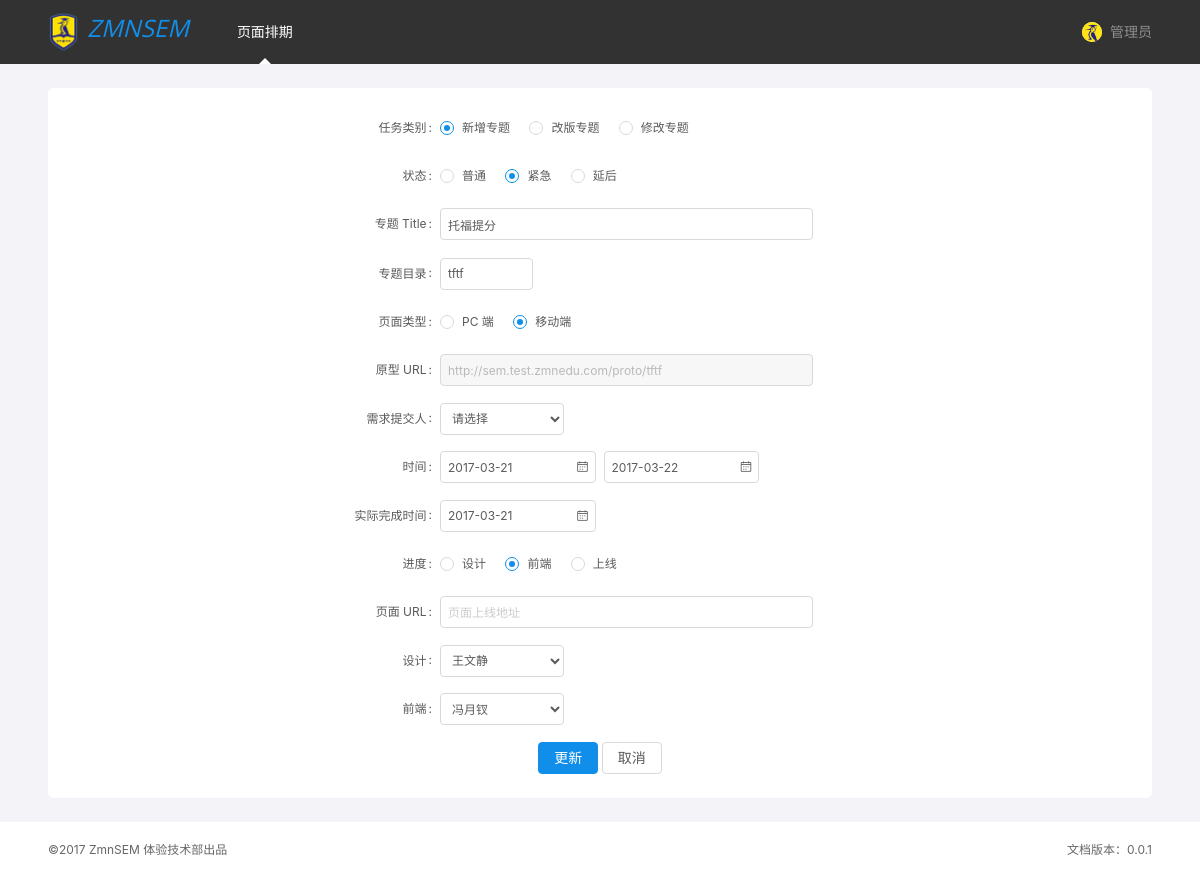
The page /edit.php?id=8 (signed in) on the database its author committed.
### tables this page shows
CREATE TABLE `page_info` (
  `id` int(10) NOT NULL,
  `category` varchar(20) NOT NULL,
  `title` varchar(300) NOT NULL,
  `directory` varchar(20) NOT NULL,
  `type` varchar(20) NOT NULL,
  `proto_url` varchar(150) NOT NULL,
  `page_url` varchar(150) NOT NULL,
  `sponsor` varchar(50) NOT NULL,
  `designer` varchar(50) NOT NULL,
  `coder` varchar(50) NOT NULL,
  `time_submit` varchar(20) NOT NULL,
  `time_start` varchar(20) NOT NULL,
  `time_end` varchar(20) NOT NULL,
  `time_finish` varchar(20) NOT NULL,
  `progress` varchar(20) NOT NULL,
  `year` int(10) NOT NULL,
  `state` varchar(30) NOT NULL
);

### edit.php (the view, shortened to what this page needs)
<?php
    if(!isset($_SESSION['log']) || $_SESSION['log'] == false) {
        echo " <script>location.href='login.php';</script> ";
        header("Content-type:text/html;charset=utf-8");
    } else {
        include_once 'system.inc.php';
        $sql_select = "select * from page_info where id={$_GET['id']}";
        $stmt = $conn->query($sql_select);
        if ($stmt->rowCount() >0) {
            $stu = $stmt->fetch(PDO::FETCH_ASSOC);
        }else{
            die("no have this id:{$_GET['id']}");
        }
    }
?>
<!doctype html>
<html lang="zh-cn">
<head>
<link rel="stylesheet" href="My97DatePicker/skin/WdatePicker.css">
<link rel="stylesheet" href="css/base.css">
<link rel="stylesheet" href="css/app.css">
</head>
<body>
<header class="g-hd">
    <div class="m-nav">
        <div class="g-cnt">
            <a class="logo f-fl" href="/"><img src="images/logo.png" alt="">ZMNSEM</a>
            <ul class="nav-cnt f-fl">
                <li class="nav-item">
                    <h3><a href="index.php">页面排期</a><i></i></h3>
                </li>
            </ul>
            <?php
                if (!isset($_SESSION['log']) || $_SESSION['log'] == false) {
                    echo '<div class="u-user f-fr"><i></i><a href="login.php">登录</a></div>';
                } else {
                    echo '<div class="u-user f-fr"><i><img src="images/user_img.png" alt=""></i>管理员</div>';
                }
            ?>
        </div>
    </div>
</header>
<div class="g-bd g-cnt">
    <div class="m-form m-info">
        <form action="action.php?action=edit" method="post">
            <div class="form-item">
                <div class="ant-col-6 item-label"><label>任务类别</label></div>
                <div class="ant-col-14 item-input">
                    <div class="ant-radio-group">
                        <label class="ant-radio-wrapper"><span class="ant-radio<?php echo ($stu['category'] == '新增专题')? ' ant-radio-checked':'';?>"><span class="ant-radio-inner"></span></span><span>新增专题</span></label>
                        <label class="ant-radio-wrapper"><span class="ant-radio<?php echo ($stu['category'] == '改版专题')? ' ant-radio-checked':'';?>"><span class="ant-radio-inner"></span></span><span>改版专题</span></label>
                        <label class="ant-radio-wrapper"><span class="ant-radio<?php echo ($stu['category'] == '修改专题')? ' ant-radio-checked':'';?>"><span class="ant-radio-inner"></span></span><span>修改专题</span></label>
                    </div>
                </div>
            </div>
            <div class="form-item">
                <div class="ant-col-6 item-label"><label>状态</label></div>
                <div class="ant-col-14 item-input">
                    <div class="ant-radio-group">
                        <label class="ant-radio-wrapper"><span class="ant-radio<?php echo ($stu['state'] == '普通')? ' ant-radio-checked':'';?>"><span class="ant-radio-inner"></span></span><span>普通</span></label>
                        <label class="ant-radio-wrapper"><span class="ant-radio<?php echo ($stu['state'] == '紧急')? ' ant-radio-checked':'';?>"><span class="ant-radio-inner"></span></span><span>紧急</span></label>
                        <label class="ant-radio-wrapper"><span class="ant-radio<?php echo ($stu['state'] == '延后')? ' ant-radio-checked':'';?>"><span class="ant-radio-inner"></span></span><span>延后</span></label>
                    </div>
                </div>
            </div>
            <div class="form-item">
                <div class="ant-col-6 item-label"><label>专题 Title</label></div>
                <div class="ant-col-14 item-input"><input class="ant-input ant-input-lg" type="text" name="title" value="<?php echo $stu['title'];?>" placeholder="标题"></div>
            </div>
            <div class="form-item">
                <div class="ant-col-6 item-label"><label>专题目录</label></div>
                <div class="ant-col-14 item-input">
                    <div class="ant-col-6">
                        <input class="ant-input ant-input-lg directory-input" type="text" name="directory" value="<?php echo $stu['directory'];?>" placeholder="用于页面 url">
                    </div>
                </div>
            </div>
            <div class="form-item">
                <div class="ant-col-6 item-label"><label>页面类型</label></div>
                <div class="ant-col-14 item-input">
                    <div class="ant-radio-group">
                        <label class="ant-radio-wrapper"><span class="ant-radio<?php echo ($stu['type'] == 'PC 端')? ' ant-radio-checked':'';?>"><span class="ant-radio-inner"></span></span><span>PC 端</span></label>
                        <label class="ant-radio-wrapper"><span class="ant-radio<?php echo ($stu['type'] == '移动端')? ' ant-radio-checked':'';?>"><span class="ant-radio-inner"></span></span><span>移动端</span></label>
                    </div>
                </div>
            </div>
            <div class="form-item">
                <div class="ant-col-6 item-label"><label>原型 URL</label></div>
                <div class="ant-col-14 item-input"><input class="ant-input ant-input-lg proto-input" type="text" value="<?php echo $stu['proto_url'];?>" placeholder="http://sem.test.zmnedu.com 自动生成" disabled></div>
            </div>
            <div class="form-item">
                <div class="ant-col-6 item-label"><label>需求提交人</label></div>
                <div class="ant-col-14 item-input">
                    <div class="ant-col-8">
                        <select class="ant-input ant-input-lg" name="sponsor">
                            <option value="-" <?php echo ($stu['sponsor'] == "0")? "selected":"";?>>请选择</option>
                        </select>
                    </div>
                </div>
            </div>
            <div class="form-item">
                <div class="ant-col-6 item-label"><label>时间</label></div>
                <div class="ant-col-14 item-input">
                    <div class="ant-col-10 f-mrn">
                        <span class="ant-input-preSuffix-wrapper"><input type="text" class="ant-input ant-input-lg" name="time_start" onclick="WdatePicker()" value="<?php echo $stu['time_start'];?>" placeholder="开始时间"><span class="ant-input-suffix"><i class="anticon anticon-calendar"></i></span></span>
                    </div>
                    <div class="ant-col-10">
                        <span class="ant-input-preSuffix-wrapper"><input type="text" class="ant-input ant-input-lg" name="time_end" onclick="WdatePicker()" value="<?php echo $stu['time_end'];?>" placeholder="预完成时间"><span class="ant-input-suffix"><i class="anticon anticon-calendar"></i></span></span>
                    </div>
                </div>
            </div>
            <div class="form-item">
                <div class="ant-col-6 item-label"><label>实际完成时间</label></div>
                <div class="ant-col-14 item-input">
                    <div class="ant-col-10 f-mrn">
                        <span class="ant-input-preSuffix-wrapper"><input type="text" class="ant-input ant-input-lg" name="time_finish" onclick="WdatePicker()" value="<?php echo $stu['time_finish'];?>" placeholder="开始时间"><span class="ant-input-suffix"><i class="anticon anticon-calendar"></i></span></span>
                    </div>
                </div>
            </div>
            <div class="form-item">
                <div class="ant-col-6 item-label"><label>进度</label></div>
                <div class="ant-col-14 item-input">
                    <div class="ant-radio-group">
                        <label class="ant-radio-wrapper"><span class="ant-radio<?php echo ($stu['progress'] == '设计')? ' ant-radio-checked':'';?>"><span class="ant-radio-inner"></span></span><span>设计</span></label>
                        <label class="ant-radio-wrapper"><span class="ant-radio<?php echo ($stu['progress'] == '前端')? ' ant-radio-checked':'';?>"><span class="ant-radio-inner"></span></span><span>前端</span></label>
                        <label class="ant-radio-wrapper"><span class="ant-radio<?php echo ($stu['progress'] == '上线')? ' ant-radio-checked':'';?>"><span class="ant-radio-inner"></span></span><span>上线</span></label>
                    </div>
                </div>
            </div>
            <div class="form-item">
                <div class="ant-col-6 item-label"><label>页面 URL</label></div>
                <div class="ant-col-14 item-input"><input class="ant-input ant-input-lg" type="text" name="page_url" value="<?php echo $stu['page_url'];?>" placeholder="页面上线地址"></div>
            </div>
            <div class="form-item">
                <div class="ant-col-6 item-label"><label>设计</label></div>
                <div class="ant-col-14 item-input">
                    <div class="ant-col-8">
                        <select class="ant-input ant-input-lg" name="designer">
                            <option value="王文静" <?php echo ($stu['designer'] == "王文静")? "selected":"";?>>王文静</option>
                        </select>
                    </div>
                </div>
            </div>
            <div class="form-item">
                <div class="ant-col-6 item-label"><label>前端</label></div>
                <div class="ant-col-14 item-input">
                    <div class="ant-col-8">
                        <select class="ant-input ant-input-lg" name="coder">
                            <option value="冯月钗" <?php echo ($stu['coder'] == "冯月钗")? "selected":"";?>>冯月钗</option>
                        </select>
                    </div>
                </div>
            </div>
            <div class="form-ft f-tac">
                <button type="submit" class="u-btn u-btn-primary u-btn-lg"><span>更新</span></button>
                <a class="u-btn u-btn-lg" href="index.php"><span>取消</span></a>
            </div>
        </form>
    </div>
</div>
<footer class="g-ft">
    <div class="g-cnt">
        <div class="f-fl">&copy;2017 ZmnSEM 体验技术部出品</div>
        <div class="f-fr">文档版本：0.0.1</div>
    </div>
</footer>
</body>
</html>

### css/base.css (style rules this page uses)
html { font-family:sans-serif;line-height:1.15;-ms-text-size-adjust:100%;-webkit-text-size-adjust:100%; }
body { margin:0; }
article,aside,footer,header,nav,section { display:block; }
a { background-color:transparent;-webkit-text-decoration-skip:objects; }
img { border-style:none; }
button,input,optgroup,select,textarea { font-family:sans-serif;font-size:100%;line-height:1.15;margin:0; }
button,input { overflow:visible; }
button,select { text-transform:none; }
[type=reset],[type=submit],button,html [type=button] { -webkit-appearance:button; }
* { -webkit-tap-highlight-color:rgba(0,0,0,0); }
*,:after,:before { box-sizing:border-box; }
body,html { width:100%;height:100%; }
body { font-family:-apple-system,BlinkMacSystemFont,Segoe UI,Roboto,PingFang SC,Hiragino Sans GB,Microsoft YaHei,Helvetica Neue,Helvetica,Arial,sans-serif;font-size:12px;line-height:1.5;color:rgba(0,0,0,.65);background-color:#fff; }
article,aside,blockquote,body,button,code,dd,details,div,dl,dt,fieldset,figcaption,figure,footer,form,h1,h2,h3,h4,h5,h6,header,hgroup,hr,input,legend,li,menu,nav,ol,p,pre,section,td,textarea,th,ul { margin:0;padding:0; }
button,input,select,textarea { font-family:inherit;font-size:inherit;line-height:inherit;color:inherit; }
ol,ul { list-style:none; }
a { color:#108ee9;background:transparent;text-decoration:none;outline:none;cursor:pointer;-webkit-transition:color .3s ease;transition:color .3s ease; }
.f-fl { float:left; }
.f-fr { float:right; }
.f-tac { text-align:center; }
.f-mrn { margin-right:8px !important; }

### rows shown on the page
page_info: title "托福提分", directory "tftf", proto_url "http://sem.test.zmnedu.com/proto/tftf", time_start "2017-03-21", time_end "2017-03-22", time_finish "2017-03-21", designer "王文静", coder "冯月钗"
